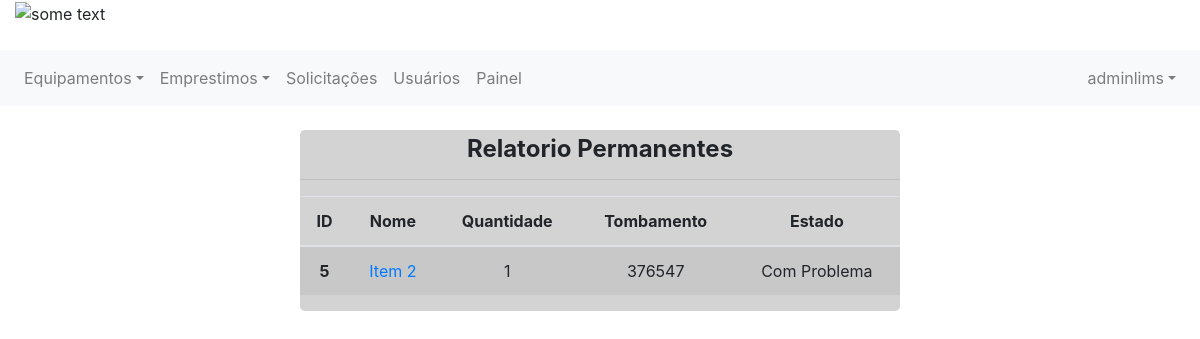
/relatorio-permanentes/ (signed in), run on the app's committed database.
### controle/models.py (models this page shows)
class Item(models.Model):
    nome = models.CharField(max_length=100)
    quantidade = models.IntegerField()
    quantidade_emprestada = models.IntegerField(default=0)
    quantidade_descartada = models.IntegerField(default=0)
    codigo_tombamento = models.CharField(max_length=100, null=True, default=None)
    tipo = models.ForeignKey(TipoEquipamento, on_delete=models.CASCADE)
    imagem = models.FileField(upload_to='documents/%Y/%m/%d', default='documents/1111/sem_foto.jpg')
    excluido = models.BooleanField(default=False)
    em_operacao = models.BooleanField(default=1, null=True)

### controle/views.py (the view)
# urls.py: path('relatorio-permanentes/', views.relatorio_permanentes, name="relatorio_permanentes"),
@login_required
def relatorio_permanentes(request):
    if get_usuario_logado(request).is_superuser:
        itens = Item.objects.filter(tipo_id=2)
        return render(request, 'relatorios/relatorio_permanente.html',
                      {'itens': itens, 'user_logado': get_usuario_logado(request)})
    else:
        messages.error(request, 'Acesso negado!')
        return render(request, 'pag_falha.html', {'user_logado': get_usuario_logado(request)})

### controle/views.py (called while the page is built)
def get_usuario_logado(request):
    return request.user

### controle/templates/relatorios/relatorio_permanente.html
{% extends 'base.html' %}
{% block 'content' %}
<div class="#" style="text-align: center;">
    <br>
    <div class="list-inline-item" style=" background-color: lightgray; width: 600px; border-radius:5px;">
        <h4 style="font-weight: bold; text-align: center; margin: 5px;"> Relatorio Permanentes</h4>
        <hr>
        <table class="table table-striped">
            <thead>
            <tr>
                <th scope="col">ID</th>
                <th scope="col">Nome</th>
                <th scope="col">Quantidade</th>
                <th scope="col">Tombamento</th>
                <th scope="col">Estado</th>
            </tr>
            </thead>
            <tbody>
            {% for item in itens %}
            <tr>
                <th scope="row">{{ item.id }}</th>
                <td><a href="{% url 'equipamento' item.id %}"> {{ item.nome }} </a></td>
                <td>{{ item.quantidade }}</td>
                <td>{{ item.codigo_tombamento }}</td>
                {% if item.em_operacao == 1 %}
                <td>Em Funcionamento </td>
                {% else %}
                <td>Com Problema </td>
                {% endif %}
            </tr>
            {% endfor %}
            </tbody>
        </table>
    </div>
</div>
{% endblock %}

### controle/templates/base.html (shortened to what this page needs)
{% load staticfiles %}
<!DOCTYPE html>
<html lang="pt">
<head>
    <link rel="stylesheet" href="https://stackpath.bootstrapcdn.com/bootstrap/4.3.1/css/bootstrap.min.css"
>
</head>
<body>
<header class="page-header">
    <div class="">
        <div class="container-fluid">
            <div class="row">
                <div class="col-12">
                    <img src="http://lims.ifpi.edu.br/images/logo.png" alt="some text" width=200 height=80>
                </div>
            </div>
        </div>
        <br>
        <div class="row">
            <div class="col-12">
                <nav class="navbar navbar-expand-sm navbar-light bg-light">
                    <div class="collapse navbar-collapse" id="navbarCollapse">
                        <div class="navbar-nav">
                            <div class="nav-item dropdown">
                                <a href="#" class="nav-link dropdown-toggle" data-toggle="dropdown">Equipamentos</a>
                            </div>
                            <div class="nav-item dropdown">
                                <a href="#" class="nav-link dropdown-toggle" data-toggle="dropdown">Emprestimos</a>
                            </div>
                            {% if user_logado.is_superuser %}
                            <a class="nav-item nav-link" href="{% url 'exibir_solicitacoes' %}">Solicitações </a>
                            <a class="nav-item nav-link" href="{% url 'exibir_usuarios' %}">Usuários </a>
                            <a class="nav-item nav-link" href="{% url 'painel_admin' %}">Painel </a>
                            {% endif %}
                        </div>
                        <div class="navbar-nav dropdown ml-auto">
                            <a href="#" class="nav-link dropdown-toggle" data-toggle="dropdown">
                                {{ user_logado.username }}</a>
                        </div>
                    </div>
                </nav>
            </div>
        </div>
    </div>
</header>
<div class="container-fluid">
    <div class="">
        <div class="" style=" ">
            {% block 'content' %}
            {% endblock %}
        </div>
    </div>
</div>
</body>
</html>

### data on the page
Item: id "5", nome "Item 2", quantidade "1", codigo_tombamento "376547", em_operacao "Com Problema"

### other printed values
{{ user_logado.username }} "adminlims"
